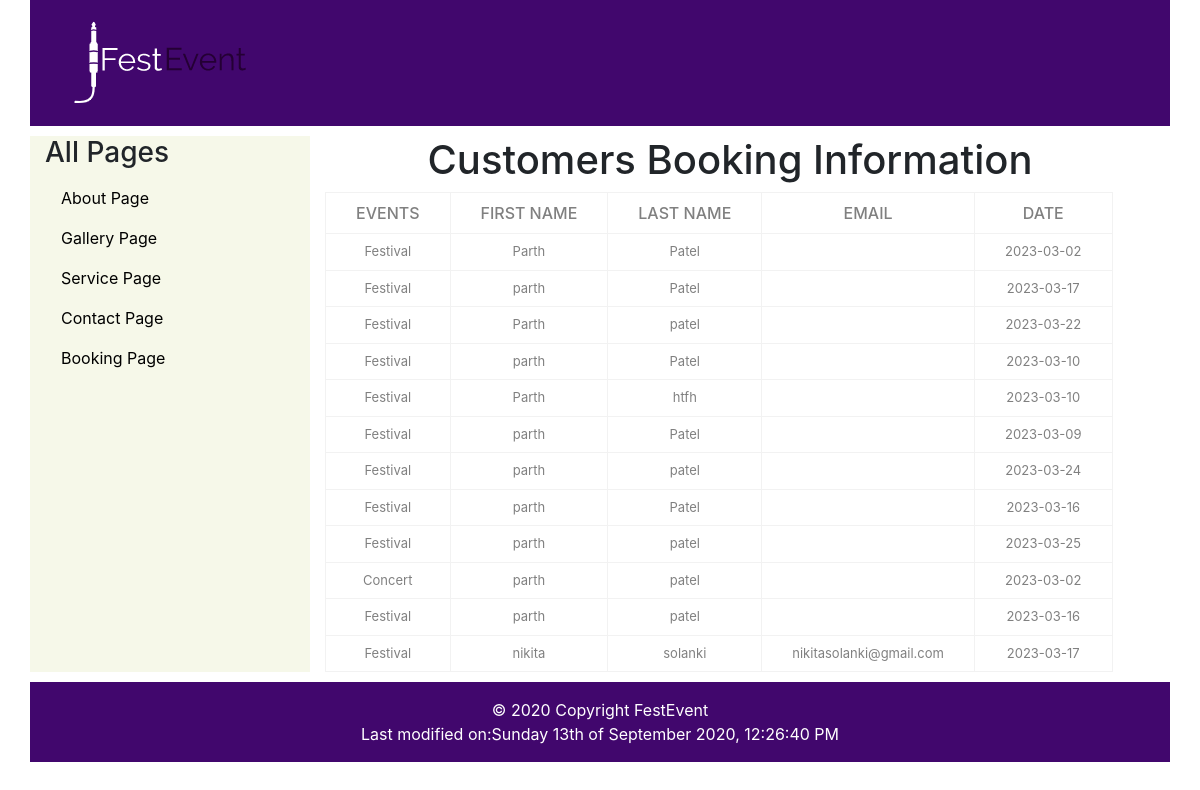
Screenshot of /adminbooking.php with the database file from the repository.
### tables this page shows
CREATE TABLE `bookinginfo` (
  `events` varchar(60) NOT NULL,
  `fname` varchar(60) NOT NULL,
  `lname` varchar(60) NOT NULL,
  `date` date NOT NULL,
  `bookingid` int NOT NULL,
  `email` varchar(60) NOT NULL
);

### adminbooking.php (the view, shortened to what this page needs)
<?php
include "adminheader.php";
?>
<link rel="stylesheet" href="https://cdn.jsdelivr.net/npm/bootstrap@4.3.1/dist/css/bootstrap.min.css">
<body>
    <h1>Customers Booking Information</h1>
    <div class="main">
        <div class="table-content">
            <table>
                <thead>
                    <tr>
                        <th>Events</th>
                        <th>First Name</th>
                        <th>Last Name</th>
                        <th>Email</th>
                        <th>Date</th>
                    </tr>
                </thead>
                <tbody>
                    <?php
                        $selectquery = "select * from bookinginfo";
                        $query=mysqli_query($conn,$selectquery);
                        while($res=mysqli_fetch_array($query)){
                    ?>
                    <tr>
                        <td><?php echo $res['events']; ?></td>
                        <td><?php echo $res['fname']; ?></td>
                        <td><?php echo $res['lname']; ?></td>
                        <td><?php echo $res['email']; ?></td>
                        <td><?php echo $res['date']; ?></td>
                    </tr>
                       <?php } ?>
                </tbody>
            </table>
        </div>
    </div>
</body>
<?php
include "adminfooter.php";
?>

### adminheader.php (shortened to what this page needs)
<!DOCTYPE html>
<html>
<head>
    <link href="https://cdn.jsdelivr.net/npm/bootstrap@5.3.0-alpha1/dist/css/bootstrap.min.css" rel="stylesheet">
</head>
<body>
  <div class="container" >
    <div class="row">
  <nav class="navbar navbar-expand-lg" style="background-color: rgb(65, 7, 109);" >
  <div class="container-fluid">
  <img src="images/LogoMakr-7qPWOZ.jpg" alt="Website name FestEvent">
  </div>
</nav>
</div>
  <div class="row" style="margin-top: 10px; margin-bottom: 10px; margin-right: 5px;">
    <div class="col-sm-3" style="background-color: rgba(228, 235, 194, 0.353);">
      <h3>All Pages</h3>
      <a class="nav-link" href="" style="color:#000000" >About Page</a>
      <a class="nav-link" href="" style="color:#000000" >Gallery Page</a>
      <a class="nav-link" href="" style="color:#000000" >Service Page</a>
      <a class="nav-link" href="admincontact.php" style="color:#000000" >Contact Page</a>
      <a class="nav-link" href="adminbooking.php" style="color:#000000" >Booking Page</a>
    </div>
    <div class="col-sm-9">

### adminfooter.php (shortened to what this page needs)
</div>
</div>
  <div class="row">
<footer style="background-color: rgb(65, 7, 109); color: white;">
  <div class="footer-copyright text-center py-3">© 2020 Copyright FestEvent<br>
<?php
$fname = basename($_SERVER['PHP_SELF']);
$last_modified = filemtime($fname);
echo "Last modified on:" . date('l jS \o\f F Y, h:i:s A', $last_modified);
?>
  </div>
</footer></div>
</div>
    </body>
    </html>

### adminheader.php (style rules this page uses)
a, .nav-link,.navbar-brand { color: white; }

### adminbooking.php (style rules this page uses)
th,td { border:1px solid #f2f2f2; padding: 8px 30px; text-align: center; color:grey; }
th { text-transform: uppercase ; font-weight: 500 ; }
td { font-size:13px; }
h1 { text-align: center; }

### rows the page displays
bookinginfo: events "Festival", fname "Parth", lname "Patel", date "2023-03-02"
bookinginfo: events "Festival", fname "parth", lname "Patel", date "2023-03-17"
bookinginfo: events "Festival", fname "Parth", lname "patel", date "2023-03-22"
bookinginfo: events "Festival", fname "parth", lname "Patel", date "2023-03-10"
bookinginfo: events "Festival", fname "Parth", lname "htfh", date "2023-03-10"
bookinginfo: events "Festival", fname "parth", lname "Patel", date "2023-03-09"
bookinginfo: events "Festival", fname "parth", lname "patel", date "2023-03-24"
bookinginfo: events "Festival", fname "parth", lname "Patel", date "2023-03-16"
bookinginfo: events "Festival", fname "parth", lname "patel", date "2023-03-25"
bookinginfo: events "Concert", fname "parth", lname "patel", date "2023-03-02"
bookinginfo: events "Festival", fname "parth", lname "patel", date "2023-03-16"
bookinginfo: events "Festival", fname "nikita", lname "solanki", email "nikitasolanki@gmail.com", date "2023-03-17"

### other values shown
date('l jS \o\f F Y, h:i:s A', $last_modified) "Sunday 13th of September 2020, 12:26:40 PM"
